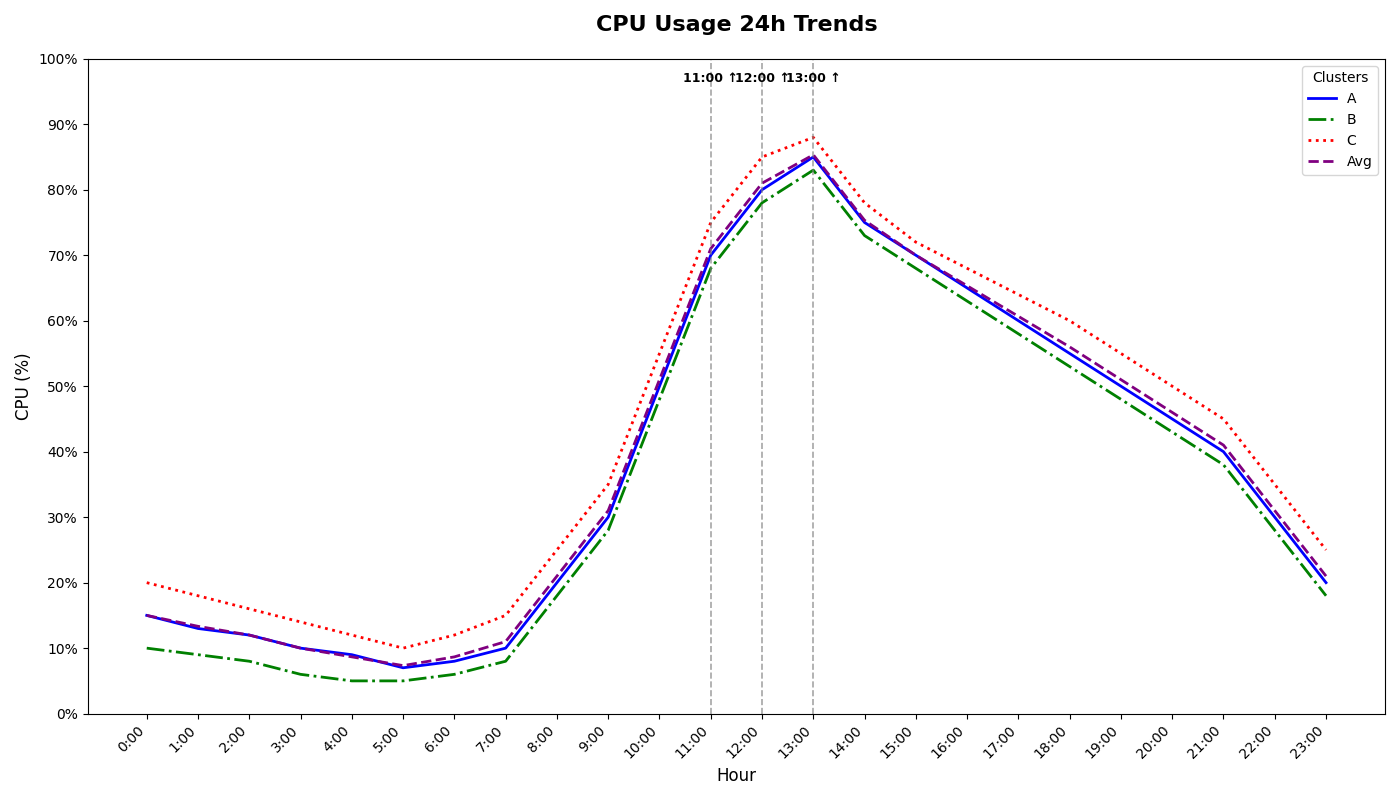

This chart was generated by the following Python code:
import matplotlib.pyplot as plt
import numpy as np

# Define the hours of the day
hours = np.arange(0, 24)

# Define CPU utilization data for three server clusters (in percentages)
cluster_A = [15, 13, 12, 10, 9, 7, 8, 10, 20, 30, 50, 70, 80, 85, 75, 70, 65, 60, 55, 50, 45, 40, 30, 20]
cluster_B = [10, 9, 8, 6, 5, 5, 6, 8, 18, 28, 48, 68, 78, 83, 73, 68, 63, 58, 53, 48, 43, 38, 28, 18]
cluster_C = [20, 18, 16, 14, 12, 10, 12, 15, 25, 35, 55, 75, 85, 88, 78, 72, 68, 64, 60, 55, 50, 45, 35, 25]

# Calculate average CPU usage over the clusters
average_cpu_usage = np.mean([cluster_A, cluster_B, cluster_C], axis=0)

# Create a figure
fig, ax1 = plt.subplots(figsize=(14, 8))

# Plot lines for each server cluster
ax1.plot(hours, cluster_A, label='A', color='blue', linewidth=2, linestyle='-')
ax1.plot(hours, cluster_B, label='B', color='green', linewidth=2, linestyle='-.')
ax1.plot(hours, cluster_C, label='C', color='red', linewidth=2, linestyle=':')

# Plot the average CPU usage line
ax1.plot(hours, average_cpu_usage, label='Avg', color='purple', linestyle='--', linewidth=2)

# Customize the chart
ax1.set_title('CPU Usage 24h Trends', fontsize=16, fontweight='bold', pad=20)
ax1.set_xlabel('Hour', fontsize=12)
ax1.set_ylabel('CPU (%)', fontsize=12)
ax1.set_xticks(hours)
ax1.set_xticklabels([f'{hour}:00' for hour in hours], rotation=45, ha='right')
ax1.set_yticks(np.arange(0, 101, 10))
ax1.set_yticklabels([f'{i}%' for i in range(0, 101, 10)])
ax1.legend(title='Clusters', loc='upper right')

# Highlight peak hours
peak_hours = [11, 12, 13]
for hour in peak_hours:
    ax1.axvline(x=hour, color='gray', linestyle='--', linewidth=1.2, alpha=0.7)
    ax1.text(hour, ax1.get_ylim()[1] * 0.98, f'{hour}:00 ↑', ha='center', va='top', fontsize=9, color='black', fontweight='bold')

# Ensure no text overlaps and layout is well adjusted
plt.tight_layout()

# Display the plot
plt.show()
